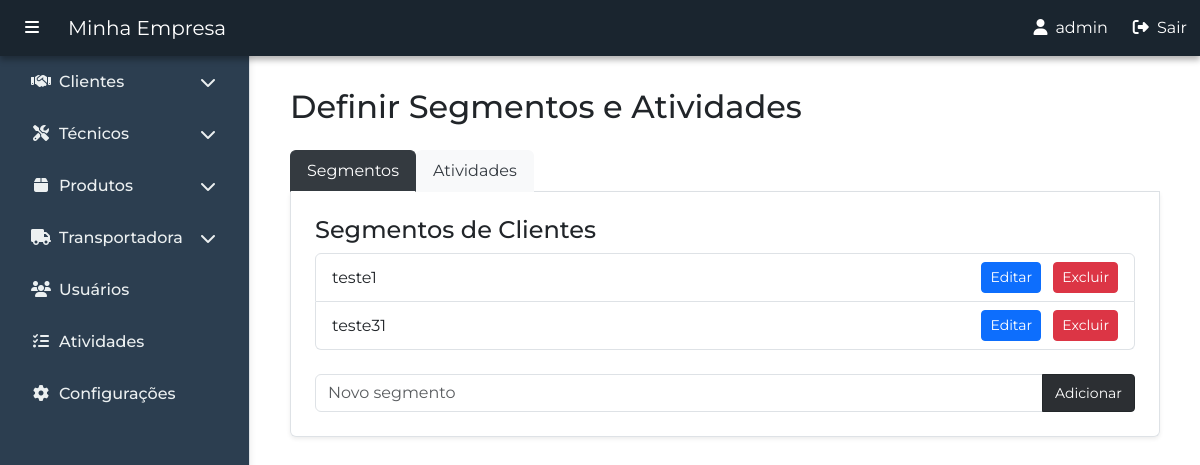
The app's page /pt-br/clientes/segmentos_atividades/ (signed in), older data.
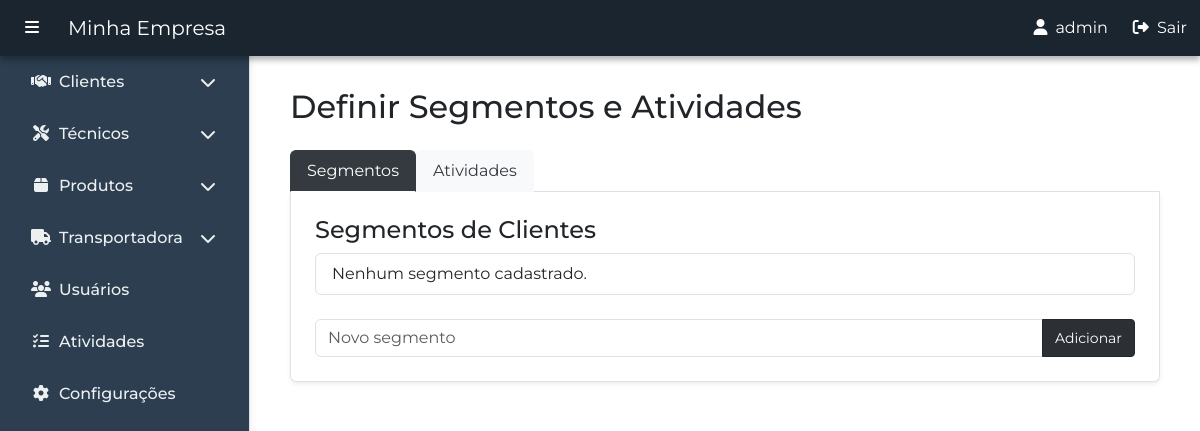
The same page, newer data.
### clientes/models.py (models this page shows, shortened)
class Segmento(models.Model):
    nome = models.CharField(max_length=60)

### clientes/views.py (the view)
# urls.py: path('segmentos_atividades/', views.segmentos_atividades, name='segmentos_atividades'),
@login_required
def segmentos_atividades(request):
    usuario = request.user
    try:
        perfil = Perfil.objects.get(usuario=usuario)
    except Perfil.DoesNotExist:
        mensagem = 'Perfil não encontrado'
        return render(request, 'principal/erro.html', {'mensagem': mensagem})
    if perfil.tipo not in ['gerenciador', 'supervisor']:
        mensagem = 'Você não tem permissão para acessar esta página.'
        return render(request, 'principal/erro.html', {'mensagem': mensagem})
    segmento = Segmento.objects.all()
    atividade = Atividade.objects.all()
    return render(request, 'clientes/segmentos_atividade.html', {
        "atividades": atividade,
        "segmentos": segmento
    })

### clientes/templates/clientes/segmentos_atividade.html (shortened to what this page needs)
{% extends 'principal/base.html' %}
{% block content %}
<div class="container my-4">
  <h2 class="mb-4">Definir Segmentos e Atividades</h2>
  {% with aba=request.GET.aba %}
  <ul class="nav nav-tabs" id="segmentosAtividadesTab" role="tablist">
    <li class="nav-item" role="presentation">
      <button class="nav-link {% if aba == 'segmentos' or not aba %}active{% endif %}"
              id="segmentos-tab"
              data-bs-toggle="tab"
              data-bs-target="#segmentos"
              type="button"
              role="tab"
              aria-controls="segmentos"
              aria-selected="{% if aba == 'segmentos' or not aba %}true{% else %}false{% endif %}">
        Segmentos
      </button>
    </li>
    <li class="nav-item" role="presentation">
      <button class="nav-link {% if aba == 'atividades' %}active{% endif %}"
              id="atividades-tab"
              data-bs-toggle="tab"
              data-bs-target="#atividades"
              type="button"
              role="tab"
              aria-controls="atividades"
              aria-selected="{% if aba == 'atividades' %}true{% else %}false{% endif %}">
        Atividades
      </button>
    </li>
  </ul>
  <div class="tab-content border border-top-0 p-4 rounded-bottom shadow-sm">
    <div class="tab-pane fade {% if aba == 'segmentos' or not aba %}show active{% endif %}"
         id="segmentos"
         role="tabpanel"
         aria-labelledby="segmentos-tab">
      <h4>Segmentos de Clientes</h4>
      <ul class="list-group mb-4" id="lista-segmentos">
        {% for segmento in segmentos %}
          <li class="list-group-item d-flex justify-content-between align-items-center">
            {{ segmento.nome }}
            <div>
              <button type="button"
                      class="btn btn-sm btn-primary me-2"
                      data-bs-toggle="modal"
                      data-bs-target="#editarModal"
                      data-id="{{ segmento.id }}"
                      data-nome="{{ segmento.nome }}"
                      data-tipo="segmento">
                Editar
              </button>
              <a href="{% url 'clientes:excluir_segmento' segmento.id %}" class="btn btn-sm btn-danger">Excluir</a>
            </div>
          </li>
        {% empty %}
          <li class="list-group-item">Nenhum segmento cadastrado.</li>
        {% endfor %}
      </ul>
      <form method="post" action="{% url 'clientes:cadastrar_segmento' %}">
        <div class="input-group">
          <input type="text" name="nome" class="form-control" placeholder="Novo segmento" required>
          <button type="submit" class="btn btn-dark-custom btn-sm w-auto">Adicionar</button>
        </div>
      </form>
    </div>
  </div>
  {% endwith %}
</div>
{% endblock %}

Row changes from the older to the newer data that the page shows:
removed Segmento: nome "teste1"
removed Segmento: nome "teste31"
Text that changed along with them:
text now shown: "Nenhum segmento cadastrado."
